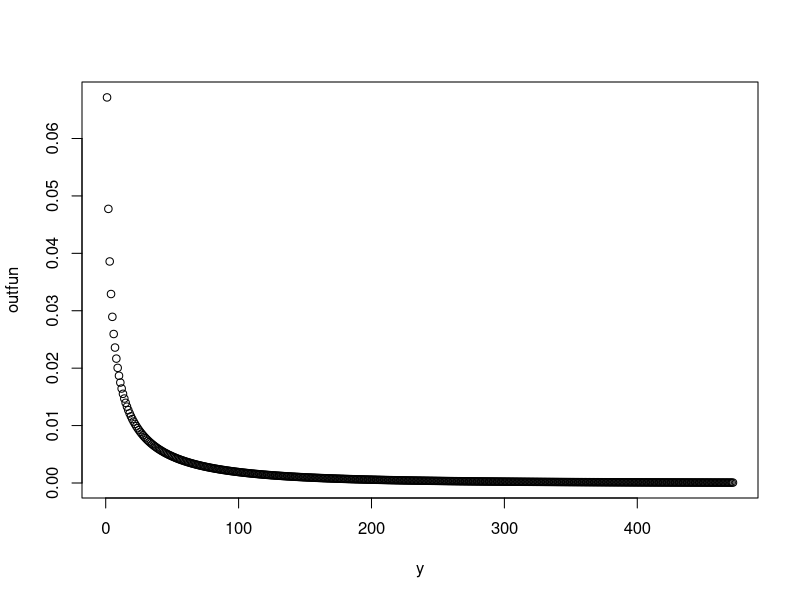

Source code (R):

########### Burr Distribution #############

rm(list = ls())

library(optimx)


data<-read.csv('final_degree_frequency_bio-SC-HT.csv')


y1=data$C1
freq1<-data$C2

fulldata<-numeric(max(y1))

for(k in 1:max(y1))
{
  if(is.element(k,y1)==TRUE)
  {
    index=match(k,y1)
    fulldata[k]=freq1[index]
  }
  else
    fulldata[k]=0
}

y<-1:max(y1)
freq<-fulldata

var1<-sum(freq)

######### Generate Burr Likelihood function #############

barr.lik<-function(vector1,freq){
  
  parama=vector1[1]
  paramb=vector1[2]
  paramc=vector1[3]
  
  
  n<-sum(freq)
  
  total_value=0
  
  large_N=500000
  
  
  for(i in 1:large_N)
  {
    
    
    term1=(parama^(-paramc))*paramb*paramc
    
    term2=i^(paramc-1)
    
    term3=(1+((i/parama)^(paramc)))^(-paramb-1)
    

    total_value = total_value + term1*term2*term3
    #print(total_value)
    
    #print("---------")
  }
  
  C=1/total_value
  
  print(C)
  
  likterm1=n*log(C)
  
  likterm2=n*log(paramc)
  
  likterm3=n*log(paramb)
  
  likterm4=n*paramc*log(parama)
  
  likterm5=(paramc-1)*(t(freq)%*%log(y))
  
  likterm6=(paramb+1)*(t(freq)%*%(log(1+((y/parama)^(paramc)))))

  final_likterm<-sum(c(likterm1,likterm2,likterm3,-likterm4,likterm5,-likterm6))
  
  return(-final_likterm)
  
}

output11<-optim(c(1,1,1),barr.lik, freq = freq)

print(output11)


########################## Burr Probability Function ########################################


probability.fun_barr<- function(vector3,datafile){
  
  estparama=vector3[1]
  estparamb=vector3[2]
  estparamc=vector3[3]
  
  x=datafile
  
  sum2=0
  large_N=500000
  
  for(i in 1:large_N)
  {
    
    pdf_term1=(estparama^(-estparamc))*estparamb*estparamc
    
    pdf_term2=i^(estparamc-1)
    
    pdf_term3=(1+((i/estparama)^(estparamc)))^(-estparamb-1)
    
  
    sum2 = sum2 + pdf_term1*pdf_term2*pdf_term3
    #print(sum2)
    
    #print("---------")
  }
  
  #print('%%%%%%%%%')
  
  C2=1/sum2
  #print(sum2)
  print(C2)
  
  
  pdf_term4=(estparama^(-estparamc))*estparamb*estparamc
  
  pdf_term5=x^(estparamc-1)
  
  pdf_term6=(1+((x/estparama)^(estparamc)))^(-estparamb-1)
  

  final_pdf_term=C2*pdf_term4*pdf_term5*pdf_term6
  
  return(final_pdf_term)
  
  #return(probability_array)
  
}


#outfun<-probability.fun_lomax(c(1000,1),y)
outfun<-probability.fun_barr(c(output11$par[1],output11$par[2],output11$par[3]),y)
print('probability_sum')
print(sum(outfun))
plot(y,outfun)


finaloutput<-outfun*var1
#print(finaloutput)


write.csv(finaloutput,'output_bio-SC-HT_barr.csv')
